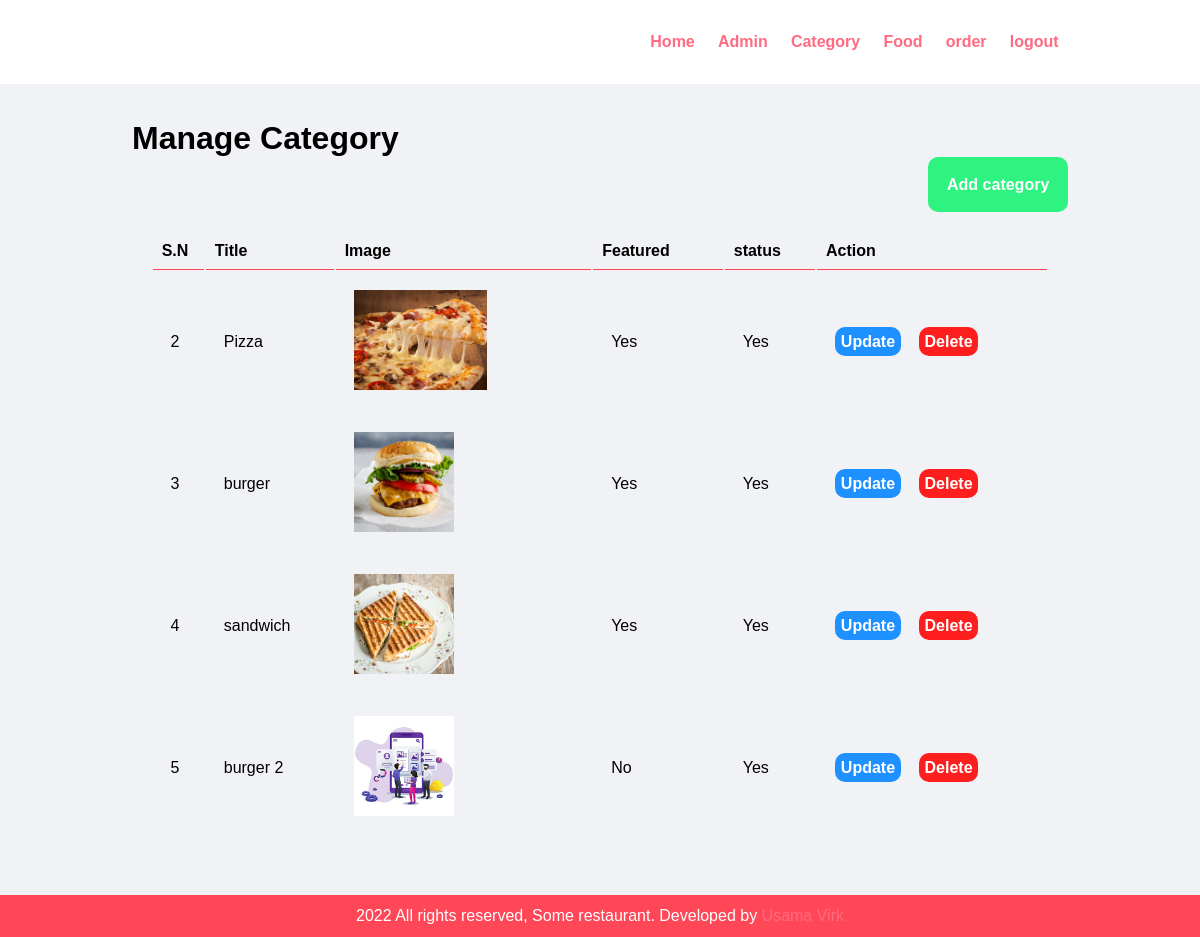
/admin/manage-category.php (signed in), run on the app's committed database.
### tables this page shows
CREATE TABLE `tbl_category` (
  `cat_id` int(10) UNSIGNED NOT NULL,
  `cat_title` varchar(100) NOT NULL,
  `tbl_img` varchar(255) NOT NULL,
  `tbl_featured` varchar(10) NOT NULL,
  `tbl_active` varchar(10) NOT NULL
);

### admin/manage-category.php (the view, shortened to what this page needs)
<!DOCTYPE html>
<html lang="en">
<head>
    <link rel="stylesheet" href="../css/admin.css">
    <link rel="stylesheet" href="../css/style.css">
</head>
<body>
    <?php
    include("./partials/menu.php");
    ?>
    <div class="main-content">
    <div class="wrapper">
            <h1>Manage Category</h1>
            <a href="./add_category.php" class="admin-btn1">Add category</a>
            <table>
                <tr>
                    <th>S.N</th>
                    <th>Title</th>
                    <th>Image</th>
                    <th>Featured</th>
                    <th>status</th>
                    <th>Action</th>
                </tr>
                <?php
                $cate_sql= "SELECT * FROM tbl_category";
                $cate_run = mysqli_query($conn,$cate_sql);
                while ($fetch_cate= mysqli_fetch_array($cate_run)) {
                    ?>
                    <tr>
                    <td><?php echo $fetch_cate['cat_id'];?></td>
                    <td><?php echo $fetch_cate['cat_title'];?></td>
                    <td><img src="<?php echo '../images/category/'. $fetch_cate['tbl_img'];?>" alt="no found" height="100px"></td>
                    <td><?php echo $fetch_cate['tbl_featured'];?></td>
                    <td><?php echo $fetch_cate['tbl_active'];?></td>
                    <td>
                       <a href="./update_category.php?updatecatid=<?php echo $fetch_cate['cat_id']?>" class="admin-btn">Update</a>&nbsp;&nbsp;&nbsp;
                       <a href="./del_category.php?delcatid=<?php echo $fetch_cate['cat_id']?>" class="admin-btn2">Delete</a>
                    </td>
                </tr>
                <?php
                }
                ?>
            </table>
        </div>
    </div>
<?php
include("./partials/footer.php")
?>
</body>
</html>

### admin/partials/menu.php (shortened to what this page needs)
<div class="menu">
        <section class="navbar">
            <div class="container">
                <div class="menu text-right">
                    <ul>
                        <li>
                            <a href="dash.php">Home</a>
                        </li>
                        <li>
                            <a href="manage-admin.php">Admin</a>
                        </li>
                        <li>
                            <a href="manage-category.php">Category</a>
                        </li>
                        <li>
                            <a href="manage-food.php">Food</a>
                        </li>
                        <li>
                            <a href="manage-order.php">order</a>
                        </li>
                        <li>
                            <a href="./logout_admin.php">logout</a>
                        </li>
                    </ul>
                </div>
            </div>
        </section>
    </div>

### admin/partials/footer.php
<div class="footer">
        <div class="wrapper">
            <p class="text-center">2022 All rights reserved, Some restaurant. Developed by <a href="#">Usama Virk</a>
            </p>
        </div>
    </div>

### css/admin.css (style rules this page uses)
* { margin: 0; padding: 0; font-family: Arial, Helvetica, sans-serif; }
.wrapper { padding: 1%; width: 80%; margin: 0 auto; }
.text-center { text-align: center; }
.main-content { background-color: #f1f2f6; padding: 2% 0; }
table { width: 100%; padding: 2%; }
table tr th { border-bottom: 1px solid #ff4757; padding: 1%; text-align: left; }
table tr td { padding: 2%; }
.admin-btn1 { background-color: #2ef380; padding: 2%; float: right; border-radius: 10px; color: #fff; text-decoration: none; font-weight: bold; }
.admin-btn { background-color: #1e90ff; padding: 3%; border-radius: 10px; color: #fff; text-decoration: none; font-weight: bold; }
.admin-btn2 { background-color: #ff1e1e; padding: 3%; border-radius: 10px; color: #fff; text-decoration: none; font-weight: bold; }
.footer { background-color: #ff4757; color: #fff; }
a { color: inherit; text-decoration: none }

### css/style.css (style rules this page uses)
* { margin: 0 0; padding: 0 0; font-family: Arial, Helvetica, sans-serif; }
.container { width: 80%; margin: 0 auto; padding: 1%; }
.text-right { text-align: right; }
.text-center { text-align: center; }
a { color: #ff6b81; text-decoration: none; }
.menu { line-height: 60px; }
.menu ul { list-style-type: none; }
.menu ul li { display: inline; padding: 1%; font-weight: bold; }

### data on the page
tbl_category: cat_id "2", cat_title "Pizza", tbl_img (picture), tbl_featured "Yes", tbl_active "Yes"
tbl_category: cat_id "3", cat_title "burger", tbl_img (picture), tbl_featured "Yes", tbl_active "Yes"
tbl_category: cat_id "4", cat_title "sandwich", tbl_img (picture), tbl_featured "Yes", tbl_active "Yes"
tbl_category: cat_id "5", cat_title "burger 2", tbl_img (picture), tbl_featured "No", tbl_active "Yes"
